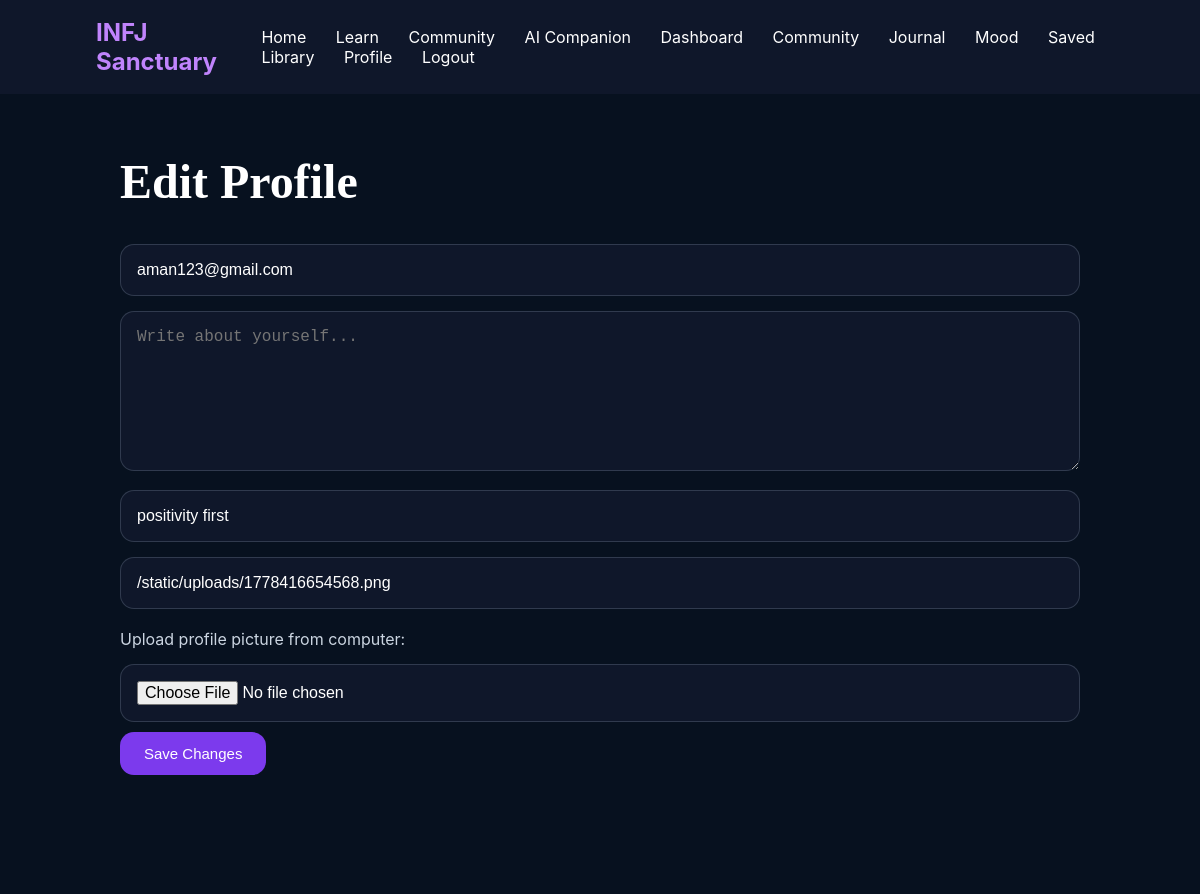
The page /edit-profile (signed in) on the database its author committed.
### app.py (models this page shows)
class User(db.Model, UserMixin):
    id = db.Column(db.Integer, primary_key=True)
    username = db.Column(db.String(100), nullable=False, unique=True)
    password = db.Column(db.String(100), nullable=False)
    bio = db.Column(db.Text, default="")
    favorite_quote = db.Column(db.String(300), default="")
    profile_picture = db.Column(
        db.String(500),
        default="https://i.imgur.com/2DhmtJ4.png"
    )
    posts = db.relationship("Post", backref="author", lazy=True)

### app.py (the view, shortened to what this page needs)
@app.route("/edit-profile", methods=["GET", "POST"])
@login_required
def edit_profile():
    return render_template("edit_profile.html")

### app.py (called while the page is built)
@login_manager.user_loader
def load_user(user_id):
    return User.query.get(int(user_id))

### templates/edit_profile.html (shortened to what this page needs)
<!DOCTYPE html>
<html>
<head>
    <link rel="stylesheet" href="{{ url_for('static', filename='css/style.css') }}">
</head>
<body>
{% include 'navbar.html' %}
<div class="page">
    <h1>Edit Profile</h1>
    <form method="POST" enctype="multipart/form-data">
        <input
            type="text"
            name="username"
            placeholder="Username"
            value="{{ current_user.username }}"
            required
        >
        <textarea
            name="bio"
            placeholder="Write about yourself..."
        >{{ current_user.bio }}</textarea>
        <input
            type="text"
            name="favorite_quote"
            placeholder="Favorite quote"
            value="{{ current_user.favorite_quote }}"
        >
        <input
            type="text"
            name="profile_picture"
            placeholder="Or paste profile picture URL"
            value="{{ current_user.profile_picture }}"
        >
        <p style="margin-top:20px; color:#cbd5e1;">
            Upload profile picture from computer:
        </p>
        <input
            type="file"
            name="profile_picture_file"
            accept="image/*"
        >
        <button class="btn primary" type="submit">
            Save Changes
        </button>
    </form>
</div>
</body>
</html>

### static/css/style.css (style rules this page uses)
* { margin: 0; padding: 0; box-sizing: border-box; }
body { background: #030712; color: white; font-family: 'Inter', Arial, sans-serif; }
.page { padding: 60px 10%; background: #07111f; min-height: 100vh; }
.page h1 { font-family: 'Cormorant Garamond', serif; font-size: 48px; margin-bottom: 20px; }
.btn { padding: 13px 24px; margin: 10px 8px 10px 0; border: none; border-radius: 14px; cursor: pointer; font-size: 15px; text-decoration: none; display: inline-block; }
.primary { background: #7c3aed; color: white; }
textarea, input, select { width: 100%; padding: 16px; border-radius: 14px; border: 1px solid rgba(148, 163, 184, 0.25); margin-top: 15px; font-size: 16px; background: #0f172a; color: white; }
textarea { min-height: 160px; }

### rows shown on the page
User: username "aman123@gmail.com", favorite_quote "positivity first", profile_picture "/static/uploads/1778416654568.png"
